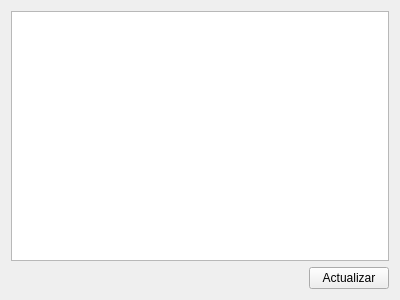
<?xml version="1.0" encoding="UTF-8"?>
<ui version="4.0">
 <class>VerClientesForm</class>
 <widget class="QWidget" name="VerClientesForm">
  <property name="geometry">
   <rect>
    <x>0</x>
    <y>0</y>
    <width>400</width>
    <height>300</height>
   </rect>
  </property>
  <property name="windowTitle">
   <string>Form</string>
  </property>
  <layout class="QVBoxLayout" name="verticalLayout">
   <item>
    <widget class="QTableWidget" name="tableWidget"/>
   </item>
   <item>
    <layout class="QHBoxLayout" name="horizontalLayout">
     <item>
      <spacer name="horizontalSpacer">
       <property name="orientation">
        <enum>Qt::Horizontal</enum>
       </property>
       <property name="sizeHint" stdset="0">
        <size>
         <width>40</width>
         <height>20</height>
        </size>
       </property>
      </spacer>
     </item>
     <item>
      <widget class="QPushButton" name="ActualizarpushButton">
       <property name="text">
        <string>Actualizar</string>
       </property>
      </widget>
     </item>
    </layout>
   </item>
  </layout>
 </widget>
 <resources/>
 <connections/>
</ui>
